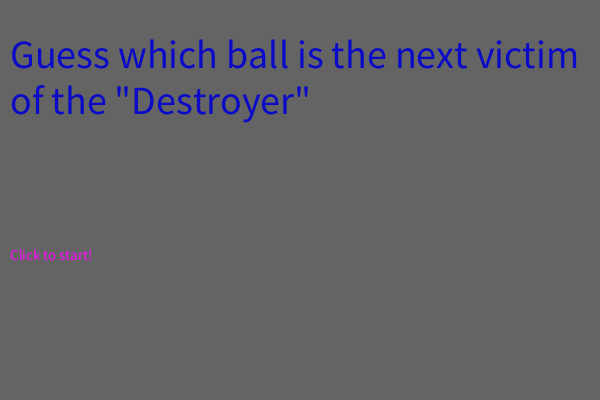
Frame 1 (no input)
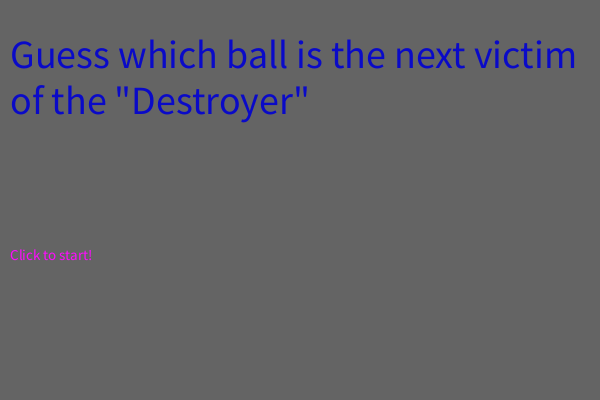
Frame 60 (the mouse pressed at the canvas centre just before this capture)
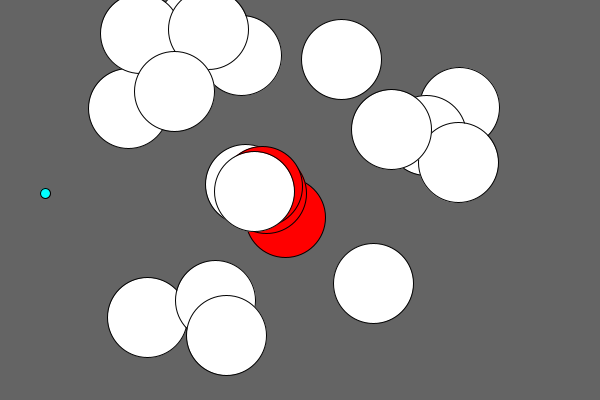
Frame 120 (the mouse held since frame 60 and released just before this capture)

The Processing sketch that drew these frames (run headless with seeded random() and noise(); from frame 60 on, the mouse is pressed at the canvas centre):

// Processing sketch: destroyer_game
// ── destroyer_game.pde
Ball selected;
ArrayList<Ball> balls;
Destroyer d;
int totalBalls = 20;
int score;
boolean gameOver;
boolean opening;

void setup() {
  size(600, 400);
  opening = true;
}

void draw() {
  background(100);
  if (gameOver) {
    showGameOver();
  } else if (opening) {
    showOpening();
  } else {
    showRunning();
  }
}

void initialize() { 
  score = 0;
  d = new Destroyer();
  balls = new ArrayList<Ball>();
  for (int i = 0; i < totalBalls; i++) {
    balls.add(new Ball());
  }
  gameOver = false;
  opening = false;
}

void showRunning() {
  for (int i = 0; i < balls.size (); i++) {
    Ball b = balls.get(i);
    if (d.collides(b)) {
      if (b == selected) {
        score++;
        selected = null;
      }
      b.kill();
      d.velocity = new PVector(random(-1, 1), random(-1, 1));
    }
    b.update();
    b.display();
    if (b.isDead()) {
      balls.remove(b);
    }
  }
  d.update();
  d.display();
  if (balls.size() == 1) {
    Ball last = balls.get(0);
    if (!last.dying) last.size++;
  }
  if (balls.size() == 0 ) {
    gameOver = true;
  }
}

void showOpening() {
  textSize(40);
  fill(10, 10, 200);
  text("Guess which ball is the next victim of the \"Destroyer\"", 10, 40, width - 20, height /2 + 20); 
  textSize(15);
  fill(255, 10, 255);
  text("Click to start!", 10, (height / 2) + 60);
  if (mousePressed) initialize();
}

void showGameOver() {
  textSize(60);
  fill(200, 0, 0);
  text("Game Over", 10, height / 2); 
  textSize(30);
  fill(0, 0, 255);
  text("Total/Score: " + totalBalls + " / " + score, 10, (height / 2) + 40);
  textSize(15);
  text("Click to start again", 10, (height / 2) + 60);
  if (mousePressed) initialize();
}


// ── Ball.pde
class Ball {
  PVector location;
  PVector velocity;
  float S = 80, size, op = 255;
  boolean dying = false;

  Ball() {
    velocity = new PVector(random(-3, 3), random(-3, 3));
    location = new PVector(width / 2, height / 2);
    size = S;
  }

  void update() {
    if (mousePressed && isMouseOver() && !dying) selected = this;
    if(dying && size > 0) {
       size--;
       op = map(size, 0, S, 0, 255);
    }
    
    location.add(velocity);
    if (location.x > width) location.x = 0;
    if (location.x < 0) location.x = width;
    if (location.y > height) location.y = 0;
    if (location.y < 0) location.y = height;
  }
  void display() {
    if(this == selected) {
      fill(255, 0, 0, op);
    } else {
      if (isMouseOver() && !dying) fill (255, 200, 200);
      else fill(255, op);
    }
    
    ellipse(location.x, location.y, size, size);
  }
  
  boolean isMouseOver() {
    return (dist(pmouseX, pmouseY, location.x, location.y) < size / 2);
  }
  
  void kill() {
     dying = true;
  }
  
  boolean isDead() {
      return size <= 0;
  }
}

// ── Destroyer.pde
class Destroyer {
  PVector location;
  PVector velocity;
  PVector acceleration;
  float size;

  Destroyer() {
    velocity = new PVector(random(-2, 2), random(-2, 2));
    acceleration = new PVector(0, 0);
    location = new PVector(0, 0);
    size = 10;
  }

  void update() {
    velocity.add(acceleration);
    location.add(velocity);
    if (location.x > width) location.x = 0;
    if (location.x < 0) location.x = width;
    if (location.y > height) location.y = 0;
    if (location.y < 0) location.y = height;
    acceleration = new PVector(random(-1, 1), random(-1, 1));
    velocity.limit(15);
  }

  void display() {
    fill(0, 255, 255);
    ellipse(location.x, location.y, size, size);
  }
  
  boolean collides(Ball b) {
    return (dist(b.location.x, b.location.y, location.x, location.y) < (b.size / 2) + (size / 2));
  }
}
